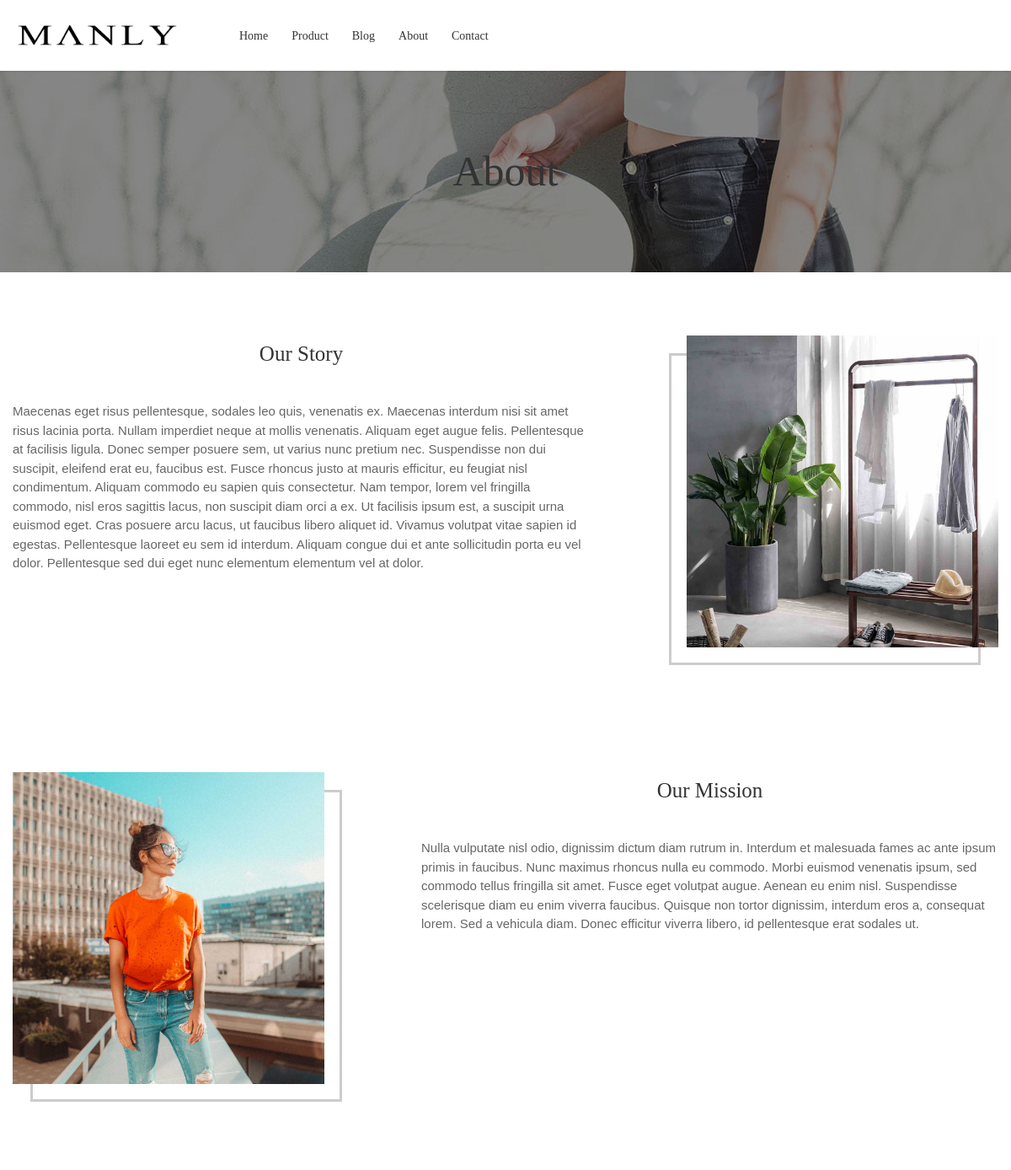
/index.php/about (upper part), run on an earlier commit of the app's database.
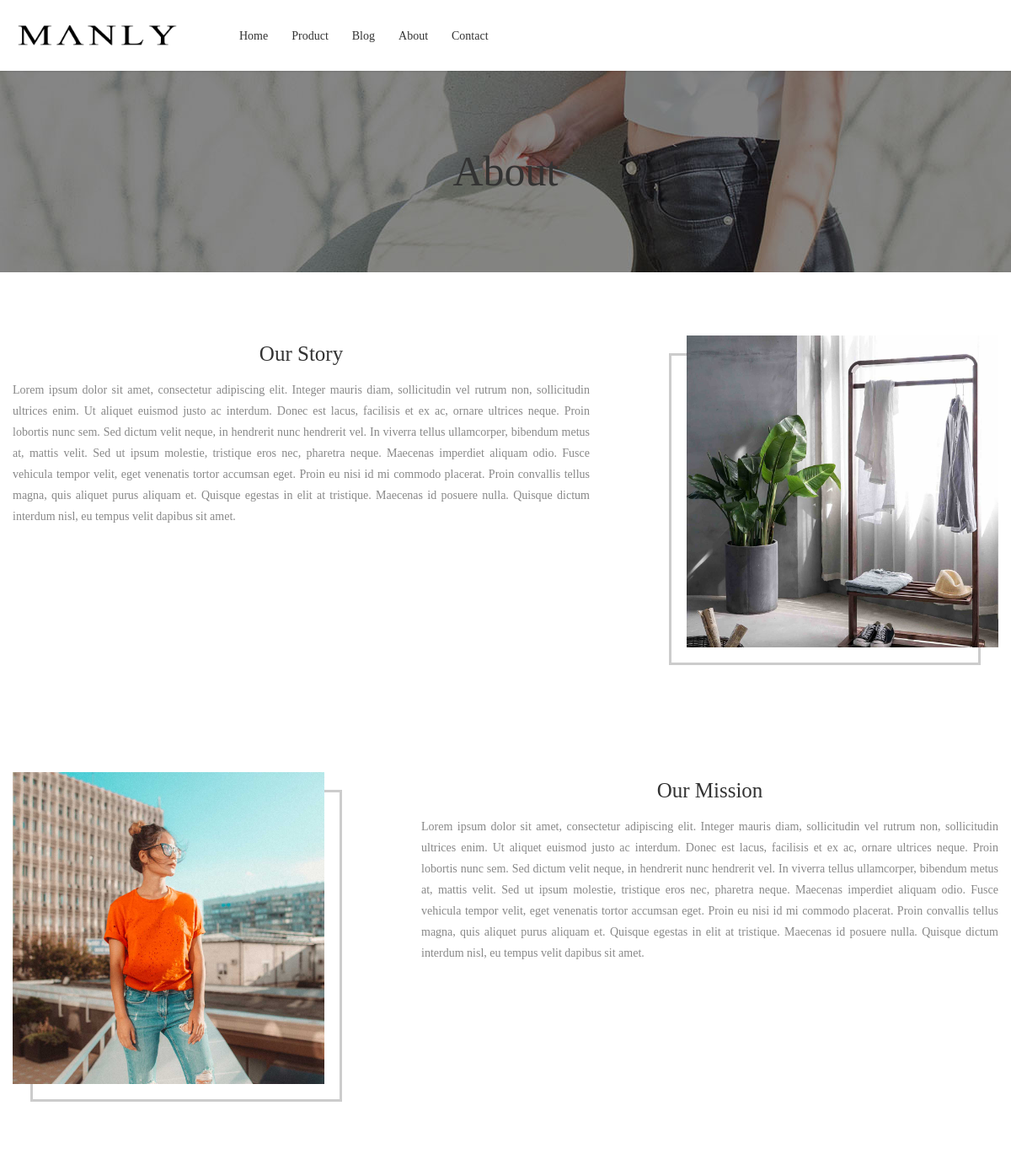
And on a later commit of the database.
### tables this page shows
CREATE TABLE `tb_about` (
  `id_about` int(11) NOT NULL,
  `gambar_header` varchar(50) NOT NULL,
  `judul_deskripsi_1` varchar(100) NOT NULL,
  `isi_deskripsi_1` text NOT NULL,
  `gambar_deskripsi_1` varchar(50) NOT NULL,
  `judul_deskripsi_2` varchar(50) NOT NULL,
  `isi_deskripsi_2` text NOT NULL,
  `gambar_deskripsi_2` varchar(50) NOT NULL
);

### application/controllers/About.php (called while the page is built, shortened)
<?php
class About extends CI_Controller {
	function __construct(){
		$this->load->model('Backend/M_about');
	}
	public function index()
	{
		$home = $this->db->get('tb_home',1)->row();
		$data['favicon'] = $home->favicon;
    $data['logo_header'] = $home->logo_header;
		$tentang = $this->db->get('tb_about', 1)->row();
		$data['gambar_header'] = $tentang->gambar_header;
		$data['judul_deskripsi_1'] = $tentang->judul_deskripsi_1;
		$data['isi_deskripsi_1'] = $tentang->isi_deskripsi_1;
		$data['gambar_deskripsi_1'] = $tentang->gambar_deskripsi_1;
		$data['judul_deskripsi_2'] = $tentang->judul_deskripsi_2;
		$data['isi_deskripsi_2'] = $tentang->isi_deskripsi_2;
		$data['gambar_deskripsi_2'] = $tentang->gambar_deskripsi_2;
		$kontak = $this->db->get('tb_kontak',1)->row();
		$data['alamat'] = $kontak->alamat;
    $data['no_hp'] = $kontak->no_hp;
    $data['email'] = $kontak->email;
		$this->load->view('Frontend/about.php',$data);
		$this->load->view('Frontend/templates/footer.php');
	}
}

### index.php (called while the page is built, shortened)
<?php
require_once BASEPATH.'core/CodeIgniter.php';

### application/views/Frontend/about.php (the view, shortened to what the changed rows need)
<!DOCTYPE html>
<html lang="en">
<head>
  <link rel="stylesheet" type="text/css" href="<?php echo base_url('assets/front/vendor/bootstrap/css/bootstrap.min.css')?>">
  <link rel="stylesheet" type="text/css" href="<?php echo base_url('assets/front/fonts/font-awesome-4.7.0/css/font-awesome.min.css')?>">
  <link rel="stylesheet" type="text/css" href="<?php echo base_url('assets/front/fonts/iconic/css/material-design-iconic-font.min.css')?>">
  <link rel="stylesheet" type="text/css" href="<?php echo base_url('assets/front/fonts/linearicons-v1.0.0/icon-font.min.css')?>">
  <link rel="stylesheet" type="text/css" href="<?php echo base_url('assets/front/vendor/animate/animate.css')?>">
  <link rel="stylesheet" type="text/css" href="<?php echo base_url('assets/front/vendor/css-hamburgers/hamburgers.min.css')?>">
  <link rel="stylesheet" type="text/css" href="<?php echo base_url('assets/front/vendor/animsition/css/animsition.min.css')?>">
  <link rel="stylesheet" type="text/css" href="<?php echo base_url('assets/front/vendor/select2/select2.min.css')?>">
  <link rel="stylesheet" type="text/css" href="<?php echo base_url('assets/front/vendor/daterangepicker/daterangepicker.css')?>">
  <link rel="stylesheet" type="text/css" href="<?php echo base_url('assets/front/vendor/slick/slick.css')?>">
  <link rel="stylesheet" type="text/css" href="<?php echo base_url('assets/front/vendor/MagnificPopup/magnific-popup.css')?>">
  <link rel="stylesheet" type="text/css" href="<?php echo base_url('assets/front/vendor/perfect-scrollbar/perfect-scrollbar.css')?>">
  <link rel="stylesheet" type="text/css" href="<?php echo base_url('assets/front/css/util.css')?>">
  <link rel="stylesheet" type="text/css" href="<?php echo base_url('assets/front/css/main.css')?>">
</head>
<body class="animsition">
  <header class="header-v2">
    <div class="container-menu-desktop">
    </div>
  </header>
<section class="bg-img1 txt-center p-lr-15 p-tb-92" style="background-image: url('<?php echo base_url().'/assets/images/about/'.$gambar_header;?>')">
  <h2 class="ltext-105 cl2 txt-center">
    About
  </h2>
</section>
<section class="bg0 p-t-75 p-b-120">
  <div class="container">
    <div class="row p-b-148">
      <div class="col-md-7 col-lg-8">
        <div class="p-t-7 p-r-85 p-r-15-lg p-r-0-md">
          <h3 class="mtext-111 cl2 p-b-16" style="text-align: center;">
            <?php echo $judul_deskripsi_1; ?>
          </h3>
          <p class="stext-113 cl6 p-b-26" style="text-align: justify;">
            <?php echo $isi_deskripsi_1; ?>
          </p>
        </div>
      </div>
      <div class="col-11 col-md-5 col-lg-4 m-lr-auto">
        <div class="how-bor1 ">
          <div class="hov-img0">
            <img src="<?php echo base_url().'/assets/images/about/'.$gambar_deskripsi_1;?>" alt="IMG">
          </div>
        </div>
      </div>
    </div>
    <div class="row">
      <div class="order-md-2 col-md-7 col-lg-8 p-b-30">
        <div class="p-t-7 p-l-85 p-l-15-lg p-l-0-md">
          <h3 class="mtext-111 cl2 p-b-16" style="text-align: center;">
            <?php echo $judul_deskripsi_2; ?>
          </h3>
          <p class="stext-113 cl6 p-b-26" style="text-align: justify;">
            <?php echo $isi_deskripsi_2; ?>
          </p>
        </div>
      </div>
      <div class="order-md-1 col-11 col-md-5 col-lg-4 m-lr-auto p-b-30">
        <div class="how-bor2">
          <div class="hov-img0">
            <img src="<?php echo base_url().'/assets/images/about/'.$gambar_deskripsi_2;?>" alt="IMG">
          </div>
        </div>
      </div>
    </div>
  </div>
</section>

What changed in the data, as far as the page shows it:
changed tb_about "Our Story": isi_deskripsi_1 "Maecenas eget risus pellentesque, sodales leo quis, venenatis ex. Maecenas interdum nisi sit amet risus lacinia porta. Nullam imperdiet neque at mollis venenatis. Aliquam eget augue felis. Pellentesque at facilisis ligula. Donec semper posuere sem, ut varius nunc pretium nec. Suspendisse non dui suscipit, eleifend erat eu, faucibus est. Fusce rhoncus justo at mauris efficitur, eu feugiat nisl condimentum. Aliquam commodo eu sapien quis consectetur. Nam tempor, lorem vel fringilla commodo, nisl eros sagittis lacus, non suscipit diam orci a ex. Ut facilisis ipsum est, a suscipit urna euismod eget. Cras posuere arcu lacus, ut faucibus libero aliquet id. Vivamus volutpat vitae sapien id…" → "Lorem ipsum dolor sit amet, consectetur adipiscing elit. Integer mauris diam, sollicitudin vel rutrum non, sollicitudin ultrices enim. Ut aliquet euismod justo ac interdum. Donec est lacus, facilisis et ex ac, ornare ultrices neque. Proin lobortis nunc sem. Sed dictum velit neque, in hendrerit nunc hendrerit vel. In viverra tellus ullamcorper, bibendum metus at, mattis velit. Sed ut ipsum molestie, tristique eros nec, pharetra neque. Maecenas imperdiet aliquam odio. Fusce vehicula tempor velit, eget venenatis tortor accumsan eget. Proin eu nisi id mi commodo placerat. Proin convallis tellus magna, quis aliquet purus aliquam et. Quisque egestas in elit at tristique. Maecenas id posuere…"; isi_deskripsi_2 "Nulla vulputate nisl odio, dignissim dictum diam rutrum in. Interdum et malesuada fames ac ante ipsum primis in faucibus. Nunc maximus rhoncus nulla eu commodo. Morbi euismod venenatis ipsum, sed commodo tellus fringilla sit amet. Fusce eget volutpat augue. Aenean eu enim nisl. Suspendisse scelerisque diam eu enim viverra faucibus. Quisque non tortor dignissim, interdum eros a, consequat lorem. Sed a vehicula diam. Donec efficitur viverra libero, id pellentesque erat sodales ut." → "Lorem ipsum dolor sit amet, consectetur adipiscing elit. Integer mauris diam, sollicitudin vel rutrum non, sollicitudin ultrices enim. Ut aliquet euismod justo ac interdum. Donec est lacus, facilisis et ex ac, ornare ultrices neque. Proin lobortis nunc sem. Sed dictum velit neque, in hendrerit nunc hendrerit vel. In viverra tellus ullamcorper, bibendum metus at, mattis velit. Sed ut ipsum molestie, tristique eros nec, pharetra neque. Maecenas imperdiet aliquam odio. Fusce vehicula tempor velit, eget venenatis tortor accumsan eget. Proin eu nisi id mi commodo placerat. Proin convallis tellus magna, quis aliquet purus aliquam et. Quisque egestas in elit at tristique. Maecenas id posuere…"
